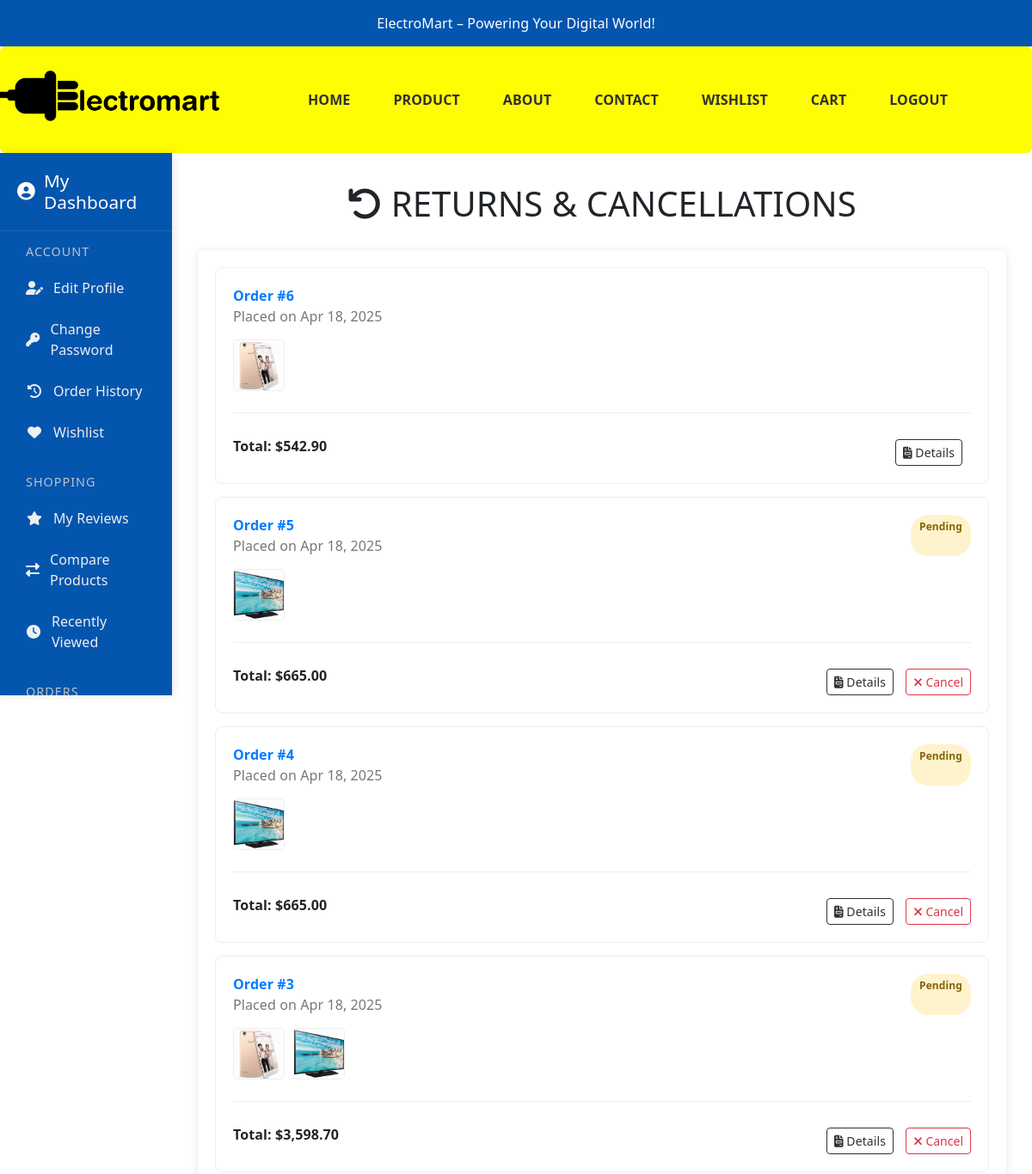
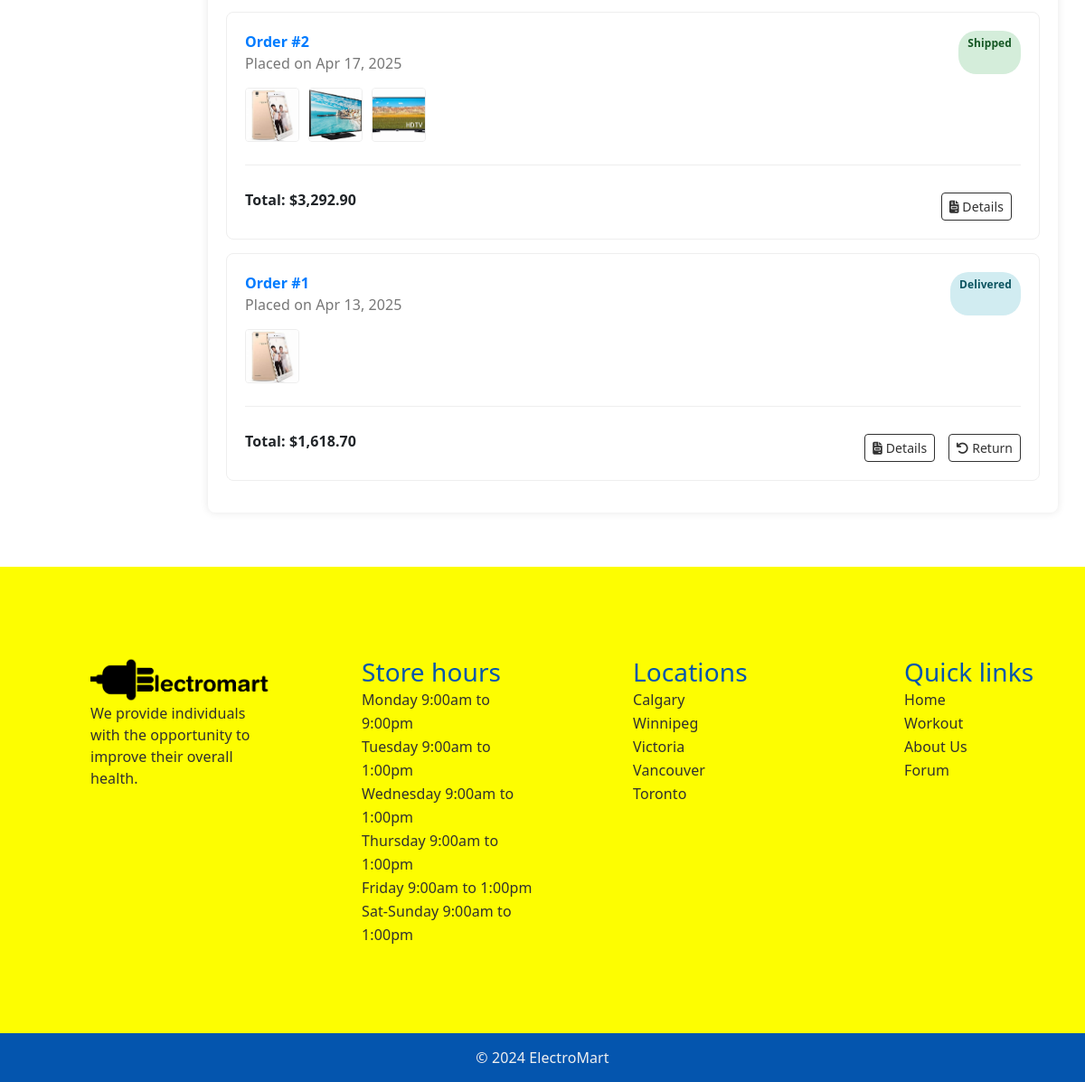
The app's page /customer/returns.php (signed in) with its own data (2 pictures, top to bottom).
### tables this page shows
CREATE TABLE `orders` (
  `id` int(11) NOT NULL,
  `user_id` int(11) NOT NULL,
  `total_price` decimal(10,2) NOT NULL,
  `status` enum('pending','shipped','delivered') DEFAULT 'pending',
  `created_at` timestamp NOT NULL DEFAULT current_timestamp()
);

CREATE TABLE `products` (
  `id` int(11) NOT NULL,
  `vendor_id` int(11) NOT NULL,
  `name` varchar(255) NOT NULL,
  `description` text DEFAULT NULL,
  `Features` varchar(255) NOT NULL,
  `price` decimal(10,2) NOT NULL,
  `category` int(11) DEFAULT NULL,
  `stock` int(11) DEFAULT 0,
  `image` varchar(255) DEFAULT NULL,
  `created_at` timestamp NOT NULL DEFAULT current_timestamp()
);

### customer/returns.php (the view, shortened to what this page needs)
<?php
include '../config/db.php';
$user_id = (int)$_SESSION['user_id'];
$orders = [];
$stmt = $conn->prepare("SELECT id, total_price, status, created_at FROM orders WHERE user_id = ? ORDER BY created_at DESC");
$stmt->bind_param("i", $user_id);
$stmt->execute();
$result = $stmt->get_result();
while ($order = $result->fetch_assoc()) {
    $order_id = $order['id'];
    $product_stmt = $conn->prepare("
        SELECT p.name, p.image
        FROM order_items oi
        JOIN products p ON oi.product_id = p.id
        WHERE oi.order_id = ?
    ");
    $product_stmt->bind_param("i", $order_id);
    $product_stmt->execute();
    $product_result = $product_stmt->get_result();
    $products = [];
    while ($product = $product_result->fetch_assoc()) {
        $products[] = $product;
    }
    $order['products'] = $products;
    $orders[] = $order;
}
?>
<!DOCTYPE html>
<html lang="en">
<head>
    <link rel="stylesheet" href="https://cdnjs.cloudflare.com/ajax/libs/font-awesome/6.4.0/css/all.min.css">
    <link rel="stylesheet" href="public/css/stylesheet.css">
</head>
<body>
    <?php include 'header.php'; ?>
    <div class="dashboard-container">
        <?php include 'dashboard-sidebar.php'; ?>
        <main class="profile-main-content">
            <h1><i class="fas fa-undo"></i> Returns & Cancellations</h1>
            <div class="orders-container">
                <?php if (!empty($orders)): ?>
                    <?php foreach ($orders as $order): ?>
                        <div class="order-item">
                            <div class="order-header">
                                <div>
                                    <span class="order-id">Order #<?php echo $order['id']; ?></span><br>
                                    <span class="order-date">Placed on <?php echo date('M d, Y', strtotime($order['created_at'])); ?></span>
                                </div>
                                <span class="order-status status-<?php echo strtolower($order['status']); ?>">
                                    <?php echo ucfirst($order['status']); ?>
                                </span>
                            </div>
                            <div class="order-products">
                                <?php foreach ($order['products'] as $product): ?>
                                    <img src="../images/<?php echo $product['image']; ?>" class="order-product-img" alt="<?php echo htmlspecialchars($product['name']); ?>" title="<?php echo htmlspecialchars($product['name']); ?>">
                                <?php endforeach; ?>
                            </div>
                            <div class="order-footer">
                                <div class="order-total">Total: $<?php echo number_format($order['total_price'], 2); ?></div>
                                <div class="order-actions">
                                    <a href="order-details.php?id=<?php echo $order['id']; ?>" class="btn btn-outline-primary btn-sm">
                                        <i class="fas fa-file-invoice"></i> Details
                                    </a>
                                    <?php if ($order['status'] === 'pending'): ?>
                                        <button onclick="openModal('cancel', <?php echo $order['id']; ?>)" class="btn btn-outline-danger btn-sm">
                                            <i class="fas fa-times"></i> Cancel
                                        </button>
                                    <?php endif; ?>
                                    <?php if ($order['status'] === 'delivered'): ?>
                                        <button onclick="openModal('return', <?php echo $order['id']; ?>)" class="btn btn-outline-secondary btn-sm">
                                            <i class="fas fa-undo"></i> Return
                                        </button>
                                    <?php endif; ?>
                                </div>
                            </div>
                        </div>
                    <?php endforeach; ?>
                <?php endif; ?>
            </div>
        </main>
    </div>
    <?php include 'footer.php'; ?>
</body>
</html>

### records on screen
orders: id "6", created_at "Apr 18, 2025", total_price "542.90"
products: image (picture)
orders: id "5", created_at "Apr 18, 2025", status "Pending", total_price "665.00"
products: image (picture)
orders: id "4", created_at "Apr 18, 2025", status "Pending", total_price "665.00"
orders: id "3", created_at "Apr 18, 2025", status "Pending", total_price "3,598.70"
orders: id "2", created_at "Apr 17, 2025", status "Shipped", total_price "3,292.90"
products: image (picture)
orders: id "1", created_at "Apr 13, 2025", status "Delivered", total_price "1,618.70"
